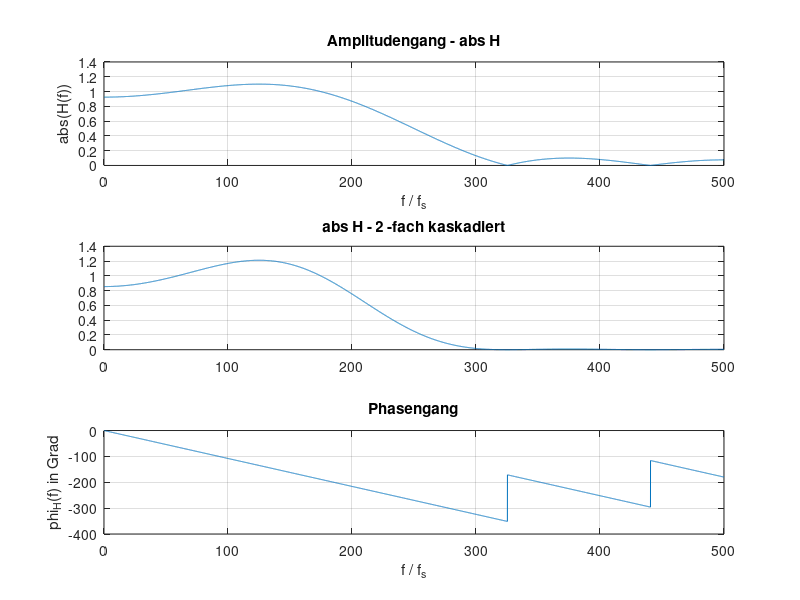

The MATLAB source for this figure:
close all; clc; clear all

%%%%  Params
b = [-0.1061    0.0000    0.3183    0.5000    0.3183    0.0000   -0.1061];
a = [1];

fs = 1000;  % change to 2* pi if not given or to 1 - use 1 for fs/2 fs/4 etc. 
[H,f] = freqz(b,a, 10000, fs);


figure(1)
title("abs H")
subplot(3,1,1);
plot(f, abs(H));grid;
xlim([0 fs/2])
xlabel('f / f_s'); ylabel('abs(H(f))');
title("Amplitudengang - abs H")


subplot(3,1,2)
plot(f,(abs(H)).*abs(H));grid;
xlim([0 fs/2])
title("abs H - 2 -fach kaskadiert")


subplot(3,1,3);
plot(f,(180/pi)*unwrap(angle(H)));
title("Phasengang")
grid;
xlabel('f / f_s'); ylabel('phi_H(f) in Grad');